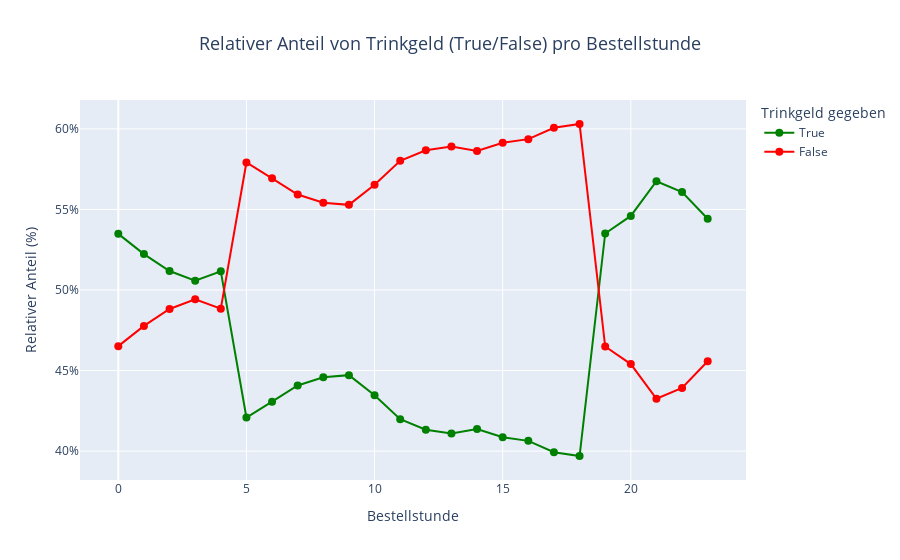

Notebook cell for this chart:
### Code cell
# Plotly Liniendiagramm
fig_order_hour_of_day_line = px.line(
    hourly_counts,
    x="order_hour_of_day",
    y="relative",
    color="tip",
    labels={
        "order_hour_of_day": "Bestellstunde", 
        "relative": "Relativer Anteil pro Stunde (%)", 
        "tip": "Trinkgeld gegeben"
    },
    title="Relativer Anteil von Trinkgeld (True/False) pro Bestellstunde",
    color_discrete_map={True: "green", False: "red"},
    category_orders={"tip": [True, False]}  # Reihenfolge der Farben
)

# Achsentitel und Layout anpassen
fig_order_hour_of_day_line.update_layout(
    title_font=dict(size=18),  # Schriftgröße des Titels erhöhen
    title_x=0.5,               # Titel horizontal zentrieren
    yaxis_tickformat=".0%",    # Y-Achse als Prozent formatieren
    xaxis_title="Bestellstunde",
    yaxis_title="Relativer Anteil (%)",
)

# Stil und Hover-Informationen anpassen
fig_order_hour_of_day_line.update_traces(
    mode="lines+markers",  # Linie und Punkte darstellen
    line=dict(width=2),    # Breite der Linie
    marker=dict(size=8),   # Größe der Punkte
    hovertemplate="<b>Trinkgeld gegeben:</b> %{legendgroup}<br>" +
                  "<b>Bestellstunde:</b> %{x}<br>" +
                  "<b>Relativer Anteil:</b> %{y:.2%}"  # Zeigt den relativen Anteil mit 2 Dezimalstellen
)

# Diagramm anzeigen
fig_order_hour_of_day_line.show()

### Figure 1 — Plotly figure (JSON) as saved in the notebook; plotly's stock layout.template omitted (floating-point values rounded to 4 significant figures)
{"data": [{"hovertemplate": "<b>Trinkgeld gegeben:</b> %{legendgroup}<br><b>Bestellstunde:</b> %{x}<br><b>Relativer Anteil:</b> %{y:.2%}", "legendgroup": "True", "line": {"color": "green", "dash": "solid", "width": 2}, "marker": {"size": 8, "symbol": "circle"}, "mode": "lines+markers", "name": "True", "orientation": "v", "showlegend": true, "type": "scatter", "x": [0, 1, 2, 3, 4, 5, 6, 7, 8, 9, 10, 11, 12, 13, 14, 15, 16, 17, 18, 19, 20, 21, 22, 23], "xaxis": "x", "y": [0.5348, 0.5223, 0.5118, 0.5058, 0.5116, 0.4209, 0.4307, 0.4408, 0.4458, 0.4472, 0.4347, 0.4198, 0.4133, 0.411, 0.4137, 0.4086, 0.4064, 0.3993, 0.397, 0.5351, 0.546, 0.5675, 0.5608, 0.5442], "yaxis": "y"}, {"hovertemplate": "<b>Trinkgeld gegeben:</b> %{legendgroup}<br><b>Bestellstunde:</b> %{x}<br><b>Relativer Anteil:</b> %{y:.2%}", "legendgroup": "False", "line": {"color": "red", "dash": "solid", "width": 2}, "marker": {"size": 8, "symbol": "circle"}, "mode": "lines+markers", "name": "False", "orientation": "v", "showlegend": true, "type": "scatter", "x": [0, 1, 2, 3, 4, 5, 6, 7, 8, 9, 10, 11, 12, 13, 14, 15, 16, 17, 18, 19, 20, 21, 22, 23], "xaxis": "x", "y": [0.4652, 0.4777, 0.4882, 0.4942, 0.4884, 0.5791, 0.5693, 0.5592, 0.5542, 0.5528, 0.5653, 0.5802, 0.5867, 0.589, 0.5863, 0.5914, 0.5936, 0.6007, 0.603, 0.4649, 0.454, 0.4325, 0.4392, 0.4558], "yaxis": "y"}], "layout": {"legend": {"title": {"text": "Trinkgeld gegeben"}, "tracegroupgap": 0}, "title": {"font": {"size": 18}, "text": "Relativer Anteil von Trinkgeld (True/False) pro Bestellstunde", "x": 0.5}, "xaxis": {"anchor": "y", "domain": [0, 1], "title": {"text": "Bestellstunde"}}, "yaxis": {"anchor": "x", "domain": [0, 1], "tickformat": ".0%", "title": {"text": "Relativer Anteil (%)"}}}}
